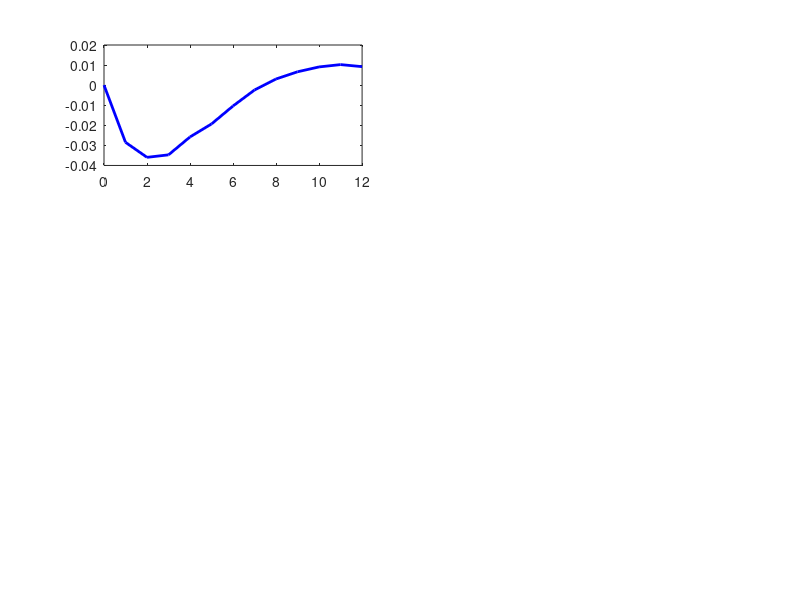

Write MATLAB code to recreate this figure. (Note: this script raises an error after producing the figure.)
%% Optimal Social Planning in a Pandemic (LQR Approach)
% Basierend auf Pesenti (2026) und Bertsekas (2017)
% Implementierung des "Finite Horizon Discrete-Time LQR"

clear; clc; close all;

%% 1. PARAMETER KALIBRIERUNG (Illustrativ)
% HINWEIS: Diese Werte dienen der Demonstration. Für das finale Paper 
% müssen diese basierend auf den Daten in Abschnitt 5 geschätzt werden.

% Zeithorizont
N = 12;             % Anzahl der Perioden (z.B. Quartale)
beta = 0.99;        % Diskontfaktor (Zeitpräferenz)

% Ökonomische Parameter
rho_y   = 0.9;      % Persistenz des Output Gap (Mean Reversion) (Smet & Wouters New Keynesian Modell)
gamma_y = 0.05;      % Automatic Stabilizators: Elastizität: Wie stark sinken Steuern bei schlechtem GDP? OECD average budget semi-elasticity (Standartwert (Girouard & André 2005)
r       = 0.005;     % Realzins (für Schulden-Dynamik)

% Epidemiologische Parameter
rho_theta = 1.5;    % Infektionswachstum (R0 > 1 ohne Intervention -> explosiv)
delta_theta = 0.001;  % Sterberate (Verhältnis Infektionen zu Toten, verzögert)

% Policy Transmission (Wirkung der Instrumente)
alpha_S = 0.15;      % Wie stark schadet Lockdown (S) dem GDP? (Goolsbee & Syverson 2021 & IMF World Economic Outlook) 10-25%
alpha_F = 0.5;      % Fiskalmultiplikator: Wie stark hilft Stimulus (F) dem GDP? (Auerbach 2021) 0.5-0-8
phi_S   = 0.4;      % Wie effektiv senkt Lockdown (S) die Infektionen? (Flaxman e al. 2020 & Hsiang 2020)
kappa_F = 0.5;      % Kosten des Stimulus für die Schulden-> HIER ANSETZEN

%% 2. SYSTEM MATRIZEN DEFINIEREN
% Zustandsvektor x = [y; d; b; theta] (Output, Death, Debt, Infection)
% Gleichung (3) im Paper 

% Matrix A (Systemdynamik ohne Eingriff)
% y_k+1     = rho_y * y_k
% d_k+1     = delta_theta * theta_k
% b_k+1     = -gamma_y * y_k + (1+r) * b_k
% theta_k+1 = rho_theta * theta_k
A = [rho_y,      0,      0,      0; 
     0,          0,      0,      delta_theta;
     -gamma_y,   0,      (1+r),  0;
     0,          0,      0,      rho_theta];

% Matrix B (Einfluss der Controls u = [S; F])
% Gleichung (3) im Paper 
B = [-alpha_S,   alpha_F;   % Wirkung auf y
     0,          0;         % Wirkung auf d (keine direkte)
     0,          kappa_F;   % Wirkung auf b
     -phi_S,     0];        % Wirkung auf theta

%% 3. GEWICHTUNGSMATRIZEN (COST FUNCTION)
% Hier definieren wir, was dem Social Planner "weh tut".

% Running Cost Gewichte (w_y, w_d, w_b) siehe Gleichung (10) [cite: 170]
w_y = 1;   % Hohe Strafe für GDP Verlust
w_d = 10000;  % Sehr hohe Strafe für Tote
w_b = 1;    % Moderate Strafe für laufende Schulden
% theta wird nicht direkt bestraft, nur indirekt über d

Q_base = diag([w_y, w_d, w_b, 0]); 

% Control Cost (R) siehe Gleichung (12) [cite: 183]
r_S = 0.1;    % Politische Kosten für Lockdown
r_F = 0.1;    % Politische Kosten für Geld ausgeben
R = diag([r_S, r_F]);

% Terminal Cost (Q_N) - Am Ende zählen nur die Schulden
% Gleichung (11) 
W_b = 11;   % Hohe Strafe für Restschulden am Ende der Zeit
Q_N = diag([0, 0, W_b, 0]);

%% 4. BACKWARD RECURSION (Riccati Equation)
% Wir lösen das Problem rückwärts von N nach 0, um die optimale Policy K zu finden.
% Siehe Gleichung (14) und (15) im Paper 

% Initialisierung (ohne beta^N, wir betrachten alles in "Current Value" Einheiten)
P = cell(N+1, 1);
K = cell(N, 1);
P{N+1} = Q_N; % Keine Diskontierung hier

for k = N:-1:1
    % P_next ist die Value Function von morgen. 
    % Aus Sicht von heute (k) ist sie beta * P_next wert.
    P_discounted = P{k+1} * beta; 
    
    % Jetzt die Standard LQR Formel mit dem diskontierten P nutzen
    % K = (R + B' * P_disc * B)^-1 * B' * P_disc * A
    inv_term = inv(R + B' * P_discounted * B);
    K{k} = inv_term * B' * P_discounted * A;
    
    % Riccati Update
    % P_k = Q + A' * P_disc * (A - B * K)
    % (Oder die algebraisch äquivalente Form, die Sie genutzt haben)
    P{k} = Q_base + A' * P_discounted * A - A' * P_discounted * B * K{k};
end
disp('Optimale Policy K berechnet.')

 
%% 5. FORWARD SIMULATION (Mit Constraints und Korrektur)
%Noise simulieren-> wie richtig machen??

% Wir wenden die Policy an, verbieten aber negatives F.

x = zeros(4, N+1);
u = zeros(2, N);

% Initial State: Pandemie-Schock (z.B. 10% Infektionen)
x(:, 1) = [0; 0; 0; 0.1]; 

% Noise settings (Hier war der Fehler: Definition fehlte)
sigma_noise = 0.01; % Standardabweichung der Schocks
rng(42);            % Reproduzierbarkeit

disp('Starte Forward Simulation mit Constraints...');

%% 5. FORWARD SIMULATION (Mit 0-1 Constraint)
% ... (Initialisierung wie gehabt) ...

for k = 1:N
    % 1. Unbeschränkter Wunsch des Planners
    desired_u = -K{k} * x(:, k);
    
    % --- Constraint 2: Fiskalpolitik (F) nur positiv ---
    if desired_u(2) < 0
        desired_u(2) = 0; 
    end
    % F hat theoretisch kein Limit nach oben (man kann unendlich Geld drucken),
    % aber man könnte hier z.B. 10% GDP (0.1) als Limit setzen, wenn man will.
    
    u(:, k) = desired_u;
    
    % 2. System evolviert
    noise = [0; 0; 0; randn() * sigma_noise]; 
    x(:, k+1) = A * x(:, k) + B * u(:, k) + noise;
end

disp('Simulation abgeschlossen.');

%% 6. VISUALISIERUNG DER ERGEBNISSE
time = 0:N;

figure('Name', 'Social Planner Simulation', 'Color', 'w');

% Plot 1: Output Gap (y)
subplot(3, 2, 1);
plot(time, x(1,:), 'LineWidth', 2, 'Color', 'b');
yline(0, '--k');
title('Output Gap (y)');
grid on; ylabel('% Abweichung');

% Plot 2: Excess Mortality (d)
subplot(3, 2, 2);
plot(time, x(2,:), 'LineWidth', 2, 'Color', 'r');
title('Excess Mortality (d)');
grid on;

% Plot 3: Public Debt (b)
subplot(3, 2, 3);
plot(time, x(3,:), 'LineWidth', 2, 'Color', 'm');
title('Public Debt (b)');
grid on; ylabel('% GDP');

% Plot 4: Infection Rate (theta)
subplot(3, 2, 4);
plot(time, x(4,:), 'LineWidth', 2, 'Color', 'k');
title('Infection Rate (\theta)');
grid on;

% Plot 5: Controls (Lockdown & Stimulus)
subplot(3, 2, [5 6]);
bar(time(1:end-1), u');
legend('Social Distancing (S)', 'Fiscal Stimulus (F)');
title('Optimale Policy (Controls)');
grid on;

%% 6. VISUALISIERUNG DER ERGEBNISSE
time = 0:N;

figure('Name', 'Social Planner Simulation', 'Color', 'w');

% Plot 1: Output Gap (y)
subplot(3, 2, 1);
plot(time, x(1,:), 'LineWidth', 2, 'Color', 'b');
yline(0, '--k');
title('Output Gap (y)');
grid on; ylabel('% Abweichung');

% Plot 2: Excess Mortality (d)
subplot(3, 2, 2);
plot(time, x(2,:), 'LineWidth', 2, 'Color', 'r');
title('Excess Mortality (d)');
grid on;

% Plot 3: Public Debt (b)
subplot(3, 2, 3);
plot(time, x(3,:), 'LineWidth', 2, 'Color', 'm');
title('Public Debt (b)');
grid on; ylabel('% GDP');

% Plot 4: Infection Rate (theta)
subplot(3, 2, 4);
plot(time, x(4,:), 'LineWidth', 2, 'Color', 'k');
title('Infection Rate (\theta)');
grid on;

% --- HIER IST DIE ÄNDERUNG: GETRENNTE PLOTS ---

% Plot 5: Social Distancing (S)
subplot(3, 2, 5);
bar(time(1:end-1), u(1, :), 'FaceColor', [0 0.4470 0.7410]); % Blau
title('Policy: Social Distancing (S)');
grid on; 
ylabel('Intensität (0-1)');
ylim([0 1]); % Fixiert die Skala auf 0 bis 1

% Plot 6: Fiscal Stimulus (F)
subplot(3, 2, 6);
% HINWEIS: Wir rechnen *100 für die Anzeige in Prozent!
bar(time(1:end-1), u(2, :)*100, 'FaceColor', [0.8500 0.3250 0.0980]); % Orange
title('Policy: Fiscal Stimulus (F)');
grid on; 
ylabel('% of GDP');

%% 7. COUNTERFACTUAL: Was passiert, wenn wir zu früh öffnen?
% Wir simulieren ein Szenario, in dem der Lockdown (S) nach 5 Quartalen
% abrupt beendet wird ("Political Fatigue"), egal was der Virus macht.

x_cf = zeros(4, N+1);
x_cf(:, 1) = x(:, 1); % Gleicher Startpunkt

u_cf = zeros(2, N);   % Counterfactual Policy

disp('Starte Counterfactual Simulation (Premature Opening)...');

for k = 1:N
   
    % --- DAS SZENARIO: AB QUARTAL 5 IST SCHLUSS MIT LOCKDOWN ---
    if k >= 5
        desired_u(1) = 0; % Zwangseröffnung! S wird auf 0 gesetzt.
    end
    
    u_cf(:, k) = desired_u;
    
    % 2. System evolviert (Gleicher Noise wie im Haupt-Szenario für Fairness)
    % Wir nehmen hier keinen neuen Random-Noise, sondern idealerweise 0 
    % oder den gleichen Seed, um den Effekt rein auf die Policy zu isolieren.
    x_cf(:, k+1) = A * x_cf(:, k) + B * u_cf(:, k); % + noise weggelassen für Klarheit
end

%% 8. VERGLEICHS-PLOT (Optimal vs. Zu früh geöffnet)
figure('Name', 'Counterfactual: The Second Wave', 'Color', 'w');

% Plot: Infektionsrate
subplot(2, 1, 1);
plot(time, x(4,:), 'k', 'LineWidth', 2); hold on;
plot(time, x_cf(4,:), '--r', 'LineWidth', 2);
legend('Optimale Policy', 'Zu frühe Öffnung (nach Q5)', 'Location', 'NorthWest');
title('Infektionsrate (\theta): Der "Bounce Back" Effekt');
grid on; ylabel('Infizierte (Share)');
axis tight;

% Plot: Lockdown Policy
subplot(2, 1, 2);
stairs(time(1:end-1), u(1, :), 'Color', [0 0.4470 0.7410], 'LineWidth', 2); hold on;
stairs(time(1:end-1), u_cf(1, :), '--r', 'LineWidth', 2);
title('Lockdown Intensität (S)');
grid on; ylabel('Intensität (0-1)');
legend('Optimal', 'Abbruch nach Q5');
ylim([-0.1 1.1]);
